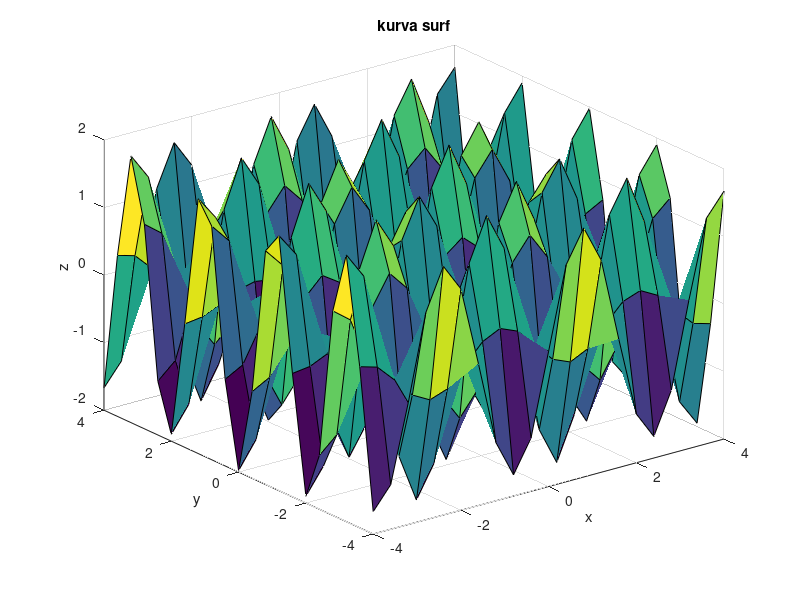
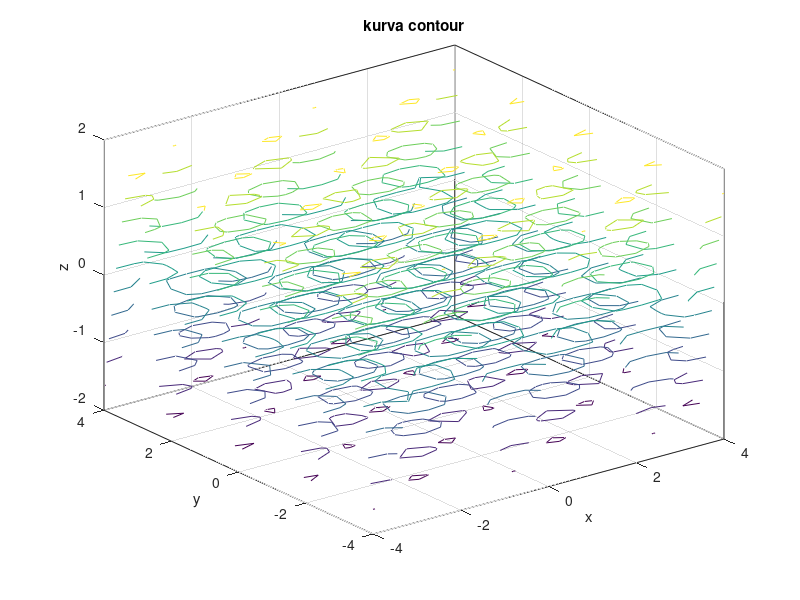
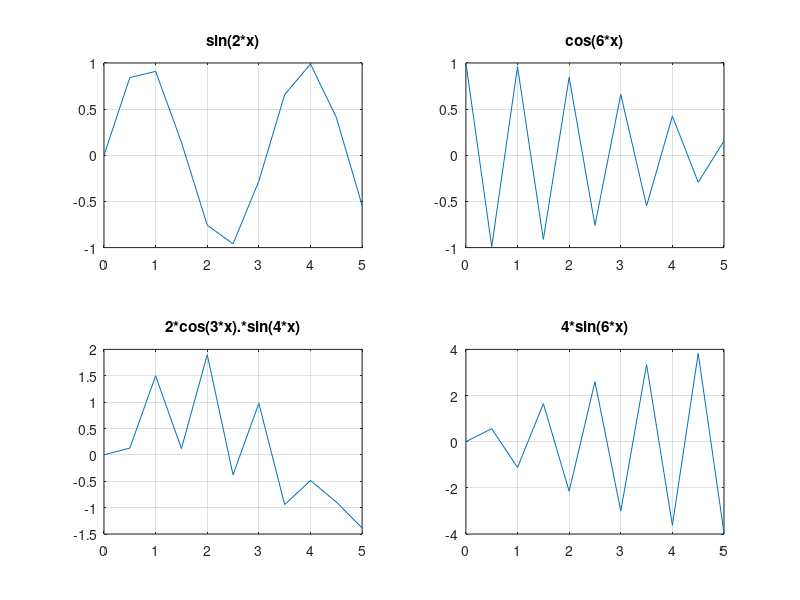
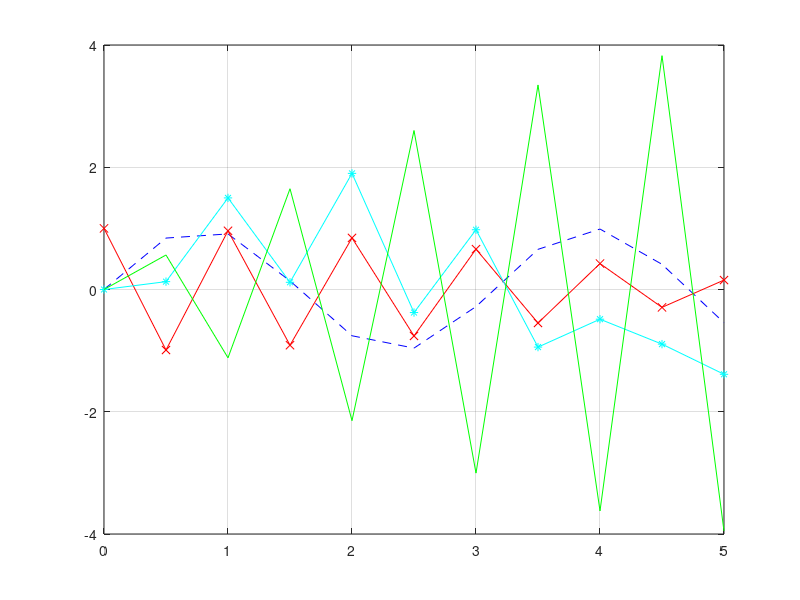

These charts were generated, in order, by the following MATLAB code:
% NAMA: FAJAR FIRMAN FADILLAH
% NIM : 112022042
% KELAS : C
% UAS PEMROGRAMAN KOMPUTER

clc
clear

%No.1
A=[1 0 0; 3 1 2; 2 3 3]
B=[1 0 0; 4 2 3; 1 1 2]

% a) eigen matriks A & B
aA = eig(A)
aB = eig(B)

% b) singularitas matriks A & B
bA = svd(A)
bB = svd(B)

% c) matriks segitiga atas dari matriks A & B
cA = triu(A)
cB = triu(B)

% d) matriks segitiga bawah A & B
dA = tril(A)
dB = tril(B)

% e) nilai maximum matriks A & B
eA = max(max(A))
eB = max(max(B))

% f) nilai minimum matriks A & B
fA = min(min(A))
fB = min(min(B))

% g) jumlah kolom elemen matriks A & B
gA = length(A)
gB = length(B)

% h) diagonal matriks A & B
hA = diag(A)
hB = diag(B)

%No. 2
%Selesaikan persamaan linier pada persamaan berikut:
% x+4y+7z=100
% 2x-y+4z=100
% 4x-2y+2z=100

A = [1 4 7; 2 -1 4; 4 -2 2]
B = [100; 100; 100]
x = rref([A B])
x = x(:,4)


%No. 3
% a) 3 A
% F (x, y) = 2 sin (2x). cos (3y)
% batasan nilai -4 < x < 4 dan -4 < y < 4 
%Surf
figure(1)
x = -4 : 0.4 : 4;
y = -4 : 0.4 : 4;
[X,Y] = meshgrid(x,y);
Z = 2*sin(2*X).*cos(3*Y);
surf(X,Y,Z);
title("kurva surf");
xlabel ('x'), ylabel ('y'), zlabel ('z');
%Contour
figure(2)
x = -4 : 0.4 : 4;
y = -4 : 0.4 : 4;
[X,Y] = meshgrid(x,y);
Z = 2*sin(2*X).*cos(3*Y);
contour3(X,Y,Z);
title("kurva contour");
xlabel ('x'), ylabel ('y'), zlabel ('z');

%b) Soal 3 B
x = 0 : 0.5 : 5;
y1 = sin(2*x);
y2 = cos(6*x);
y3 = 2*cos(3*x).*sin(4*x);
y4 = 4*sin(6*x);
%cara 1
figure(3)
subplot (2,2,1)
plot (x,y1)
title ('sin(2*x)')
grid on
subplot (2,2,2)
plot (x,y2)
title ('cos(6*x)')
grid on
subplot (2,2,3)
plot (x,y3)
title ('2*cos(3*x).*sin(4*x)')
grid on
subplot (2,2,4)
plot (x,y4)
title ('4*sin(6*x)')
grid on

%cara 2
figure(4)
plot(x,y1,'b--',x,y2,'r-x',x,y3,'c-*',x,y4,'g-')
grid on

%cara 3
figure(5)
[X1,Y1] = meshgrid (x,y1);
[X2,Y2] = meshgrid (x,y2);
[X3,Y3] = meshgrid (x,y3);
[X4,Y4] = meshgrid (x,y4);
subplot (2,2,1)
surf(X1,Y1)
subplot (2,2,2)
surf(X2,Y2)
subplot (2,2,3)
surf(X3,Y3)
subplot (2,2,4)
surf(X4,Y4)